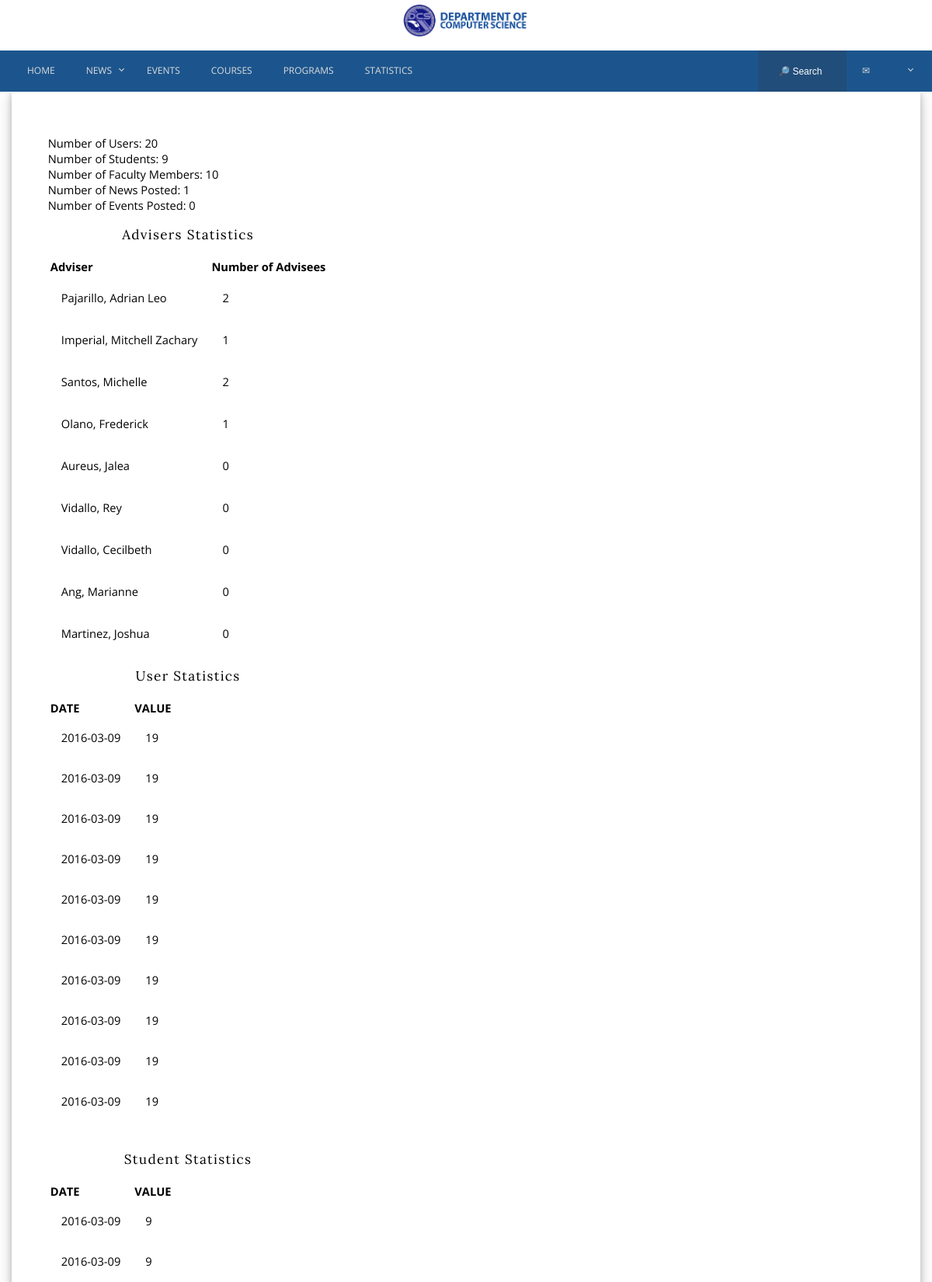
Screenshot of /siteStatistics.php (upper part) with the database file from the repository.
### tables this page shows
CREATE TABLE IF NOT EXISTS `users` (
  `user_id` int(6) NOT NULL,
  `user_type` tinyint(1) NOT NULL,
  `username` varchar(10) NOT NULL,
  `password` varchar(32) NOT NULL,
  `first_name` varchar(25) NOT NULL,
  `middle_name` varchar(25) NOT NULL,
  `last_name` varchar(25) NOT NULL,
  `gender` char(1) NOT NULL,
  `birth_date` date NOT NULL,
  `address` text NOT NULL,
  `major` enum('IS','IT','CS','') NOT NULL,
  `gbox_acct` varchar(48) NOT NULL
);

CREATE TABLE IF NOT EXISTS `users_statistics` (
  `id` int(6) NOT NULL,
  `value` int(9) NOT NULL,
  `date` date NOT NULL
);

CREATE TABLE IF NOT EXISTS `students_statistics` (
  `id` int(6) NOT NULL,
  `value` int(9) NOT NULL,
  `date` date NOT NULL
);

### siteStatistics.php (the view, shortened to what this page needs)
<!DOCTYPE html>
<html>
<head><title>Site Statistics</title></head>
<body>
<?php
			require('header.php');
			echo "<br><br>";
			require('navbar.php');
			echo "<br><br><br><br><br>";
?>
	<div class="container" style="margin-top: -50px;">
		<div class="content-wrapper">
			<div class="content" >
	<?php
			function countUsers()
			{
				$usercount_sql = "SELECT COUNT(*) as userCount FROM users";
				$usercount_result = mysqli_query($GLOBALS["conn"], $usercount_sql);
				if (mysqli_num_rows($usercount_result) > 0)
				{
				    $row = mysqli_fetch_assoc($usercount_result);
				    $usercount_value = $row["userCount"];
		    	}
				echo "Number of Users: " . $usercount_value . "<br>";
			}
			function countStudents()
			{
				$studentcount_sql = "SELECT COUNT(*) as studentCount FROM students";
				$studentcount_result = mysqli_query($GLOBALS["conn"], $studentcount_sql);
				if (mysqli_num_rows($studentcount_result) > 0)
				{
				    $row = mysqli_fetch_assoc($studentcount_result);
				    $studentcount_value = $row["studentCount"];
		    	}
				echo "Number of Students: " . $studentcount_value . "<br>";
			}
			function countFaculty()
			{
				$facultycount_sql = "SELECT COUNT(*) as facultyCount FROM faculty";
				$facultycount_result = mysqli_query($GLOBALS["conn"], $facultycount_sql);
				if (mysqli_num_rows($facultycount_result) > 0)
				{
				    $row = mysqli_fetch_assoc($facultycount_result);
				    $facultycount_value = $row["facultyCount"];
		    	}
				echo "Number of Faculty Members: " . $facultycount_value . "<br>";
			}
			function countNews()
			{
				$newscount_sql = "SELECT COUNT(*) as newsCount FROM news";
				$newscount_result = mysqli_query($GLOBALS["conn"], $newscount_sql);
				if (mysqli_num_rows($newscount_result) > 0)
				{
				    $row = mysqli_fetch_assoc($newscount_result);
				    $newscount_value = $row["newsCount"];
		    	}
				echo "Number of News Posted: " . $newscount_value . "<br>";
			}
			function countEvents()
			{
				$eventcount_sql = "SELECT COUNT(*) as eventCount FROM event";
				$eventcount_result = mysqli_query($GLOBALS["conn"], $eventcount_sql);
				if (mysqli_num_rows($eventcount_result) > 0)
				{
				    $row = mysqli_fetch_assoc($eventcount_result);
				    $eventcount_value = $row["eventCount"];
		    	}
				echo "Number of Events Posted: " . $eventcount_value . "<br>";
			}
			function countAdvisees()
			{
				echo "<h3>Advisers Statistics</h3>";
				$advisers_sql = "SELECT * from faculty WHERE status=0";
				$advisers_result = mysqli_query($GLOBALS["conn"], $advisers_sql);
				if (mysqli_num_rows($advisers_result) > 0)
				{
					echo "<table id='advisees'>";
					echo "<tr>";
					echo "<th>Adviser</th>";
					echo "<th>Number of Advisees</th>";
					echo "</tr>";
					while($row_adviser = mysqli_fetch_assoc($advisers_result))
					{
						$getNames_sql = "SELECT first_name, last_name from users WHERE username='" . $row_adviser["faculty_id"] . "'";
						$getNames_result = mysqli_query($GLOBALS["conn"], $getNames_sql);
						if(mysqli_num_rows($getNames_result) > 0)
						{
							while($row_user = mysqli_fetch_assoc($getNames_result))
							{
								echo "<tr>";
								echo "<tr>";
								echo "<td>" . $row_user["last_name"] . ", " . $row_user["first_name"] . "</td>";
								$advisees_sql = "SELECT COUNT(*) as adviseeCount from students WHERE adviser_id='" . $row_adviser["faculty_id"] . "'";
								$advisees_result = mysqli_query($GLOBALS["conn"], $advisees_sql);
								if(mysqli_num_rows($advisees_result) > 0)
								{
									$row_advisee = mysqli_fetch_assoc($advisees_result);
									echo "<td>" . $row_advisee["adviseeCount"] . "</td>";
								}
								else
								{
									echo "<td>Not an adviser</td>";
								}
								echo "</tr>";
							}
						}
					}
					echo "</table>";
				}
				else
				{
					echo "0 Results<br>";
				}
			}
			function fetchUSerStatistics()
			{
				echo "<h3>User Statistics</h3>";
				echo "<table id='users'>";
				echo "<tr>";
				echo "<th>DATE</th>";
				echo "<th>VALUE</th>";
				echo "</tr>";
				$fetch_userStatistics_sql = "SELECT * FROM users_statistics ORDER BY date DESC LIMIT 10";
				$fetch_userStatistics_result = mysqli_query($GLOBALS["conn"], $fetch_userStatistics_sql);
				if (mysqli_num_rows($fetch_userStatistics_result) > 0)
				{
					while ($row = mysqli_fetch_assoc($fetch_userStatistics_result))
					{
						echo "<tr>";
						echo "<td>" . $row["date"] .  "</td>";
						echo "<td>" . $row["value"] . "</td>";
						echo "</tr>";
					}
				}
				echo "</table><br>";
			}
			function fetchStudentStatistics()
			{
				echo "<h3>Student Statistics</h3>";
				echo "<table id='students'>";
				echo "<tr>";
				echo "<th>DATE</th>";
				echo "<th>VALUE</th>";
				echo "</tr>";
				$fetch_studentStatistics_sql = "SELECT * FROM students_statistics ORDER BY date DESC LIMIT 10";
				$fetch_studentStatistics_result = mysqli_query($GLOBALS["conn"], $fetch_studentStatistics_sql);
				if (mysqli_num_rows($fetch_studentStatistics_result) > 0)
				{
					while ($row = mysqli_fetch_assoc($fetch_studentStatistics_result))
					{
						echo "<tr>";
						echo "<td>" . $row["date"] .  "</td>";
						echo "<td>" . $row["value"] . "</td>";
						echo "</tr>";
					}
				}
				echo "</table><br>";
			}
			function fetchFacultyStatistics()
			{
				echo "<table id='faculty'>";
				echo "</table><br>";
			}
			function fetchEventStatistics()
			{
				echo "<table id='events'>";
				echo "</table><br>";
			}
			function fetchNewsStatistics()
			{
				echo "<table id='news'>";
				echo "</table><br>";
			}
			function fetchVisitStatistics()
			{
				echo "<table id='visits'>";
				echo "</table><br>";
			}
			function fetchCurriculumDownloadStatistics()
			{
				echo "<table id='curr_downloads'>";
				echo "</table><br>";
			}
			echo "<div style='margin-left:4%;margin-right:4%;'>";
			countUsers();
			countStudents();
			countFaculty();
			countNews();
			countEvents();
			countAdvisees();
			fetchUSerStatistics();
			fetchStudentStatistics();
			fetchFacultyStatistics();
			fetchEventStatistics();
			fetchNewsStatistics();
			fetchVisitStatistics();
			fetchCurriculumDownloadStatistics();
		?>
</div>
</div>
	</body>
</html>

### css/home.css (style rules this page uses)
.content-wrapper { box-shadow: 0 4px 8px 0 rgba(0, 0, 0, 0.2), 0 6px 20px 0 rgba(0, 0, 0, 0.19); }
.calele, { display: block; width: 100%; margin: 0 auto; }
.content { padding-top: 5%; padding-bottom: 5%; display: flex; overflow: hidden; }

### css/styles.css (style rules this page uses)
body, html { margin: 0; padding: 0; overflow-x: hidden; }
.container { padding-right:15px; padding-left:15px; margin: 0 auto; }
.content { margin-top: 25px; }
@media (min-width:768px) { .container { width:750px } }
@media (min-width:992px) { .container { width:970px } }
@media (min-width:1200px) { .container { width:1170px } }
h1, h2, h3, h4, h5, h6 { font-family: 'Lora', serif; letter-spacing: 1pt; text-align: center; font-weight: normal; }
body { font-family: 'Open Sans', sans-serif; text-align: justify; font-size: 11pt; }

### header.php (style rules this page uses)
td { padding: 15px; }

### rows the page displays
users: last_name "Pajarillo", first_name "Adrian Leo", adviseeCount "2"
users: last_name "Imperial", first_name "Mitchell Zachary", adviseeCount "1"
users: last_name "Santos", first_name "Michelle", adviseeCount "2"
users: last_name "Olano", first_name "Frederick", adviseeCount "1"
users: last_name "Aureus", first_name "Jalea", adviseeCount "0"
users: last_name "Vidallo", first_name "Rey", adviseeCount "0"
users: last_name "Vidallo", first_name "Cecilbeth", adviseeCount "0"
users: last_name "Ang", first_name "Marianne", adviseeCount "0"
users: last_name "Martinez", first_name "Joshua", adviseeCount "0"
users_statistics: date "2016-03-09", value "19"
users_statistics: date "2016-03-09", value "19"
users_statistics: date "2016-03-09", value "19"
users_statistics: date "2016-03-09", value "19"
users_statistics: date "2016-03-09", value "19"
users_statistics: date "2016-03-09", value "19"
users_statistics: date "2016-03-09", value "19"
users_statistics: date "2016-03-09", value "19"
users_statistics: date "2016-03-09", value "19"
users_statistics: date "2016-03-09", value "19"
students_statistics: date "2016-03-09", value "9"
students_statistics: date "2016-03-09", value "9"

### other values shown
$usercount_value "20"
$studentcount_value "9"
$facultycount_value "10"
$newscount_value "1"
$eventcount_value "0"
